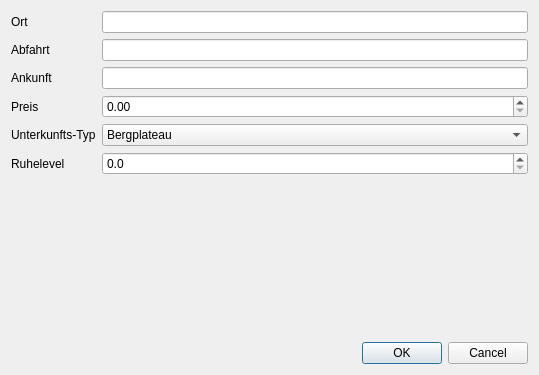
<?xml version="1.0" encoding="UTF-8"?>
<ui version="4.0">
 <class>NachtlagerDialog</class>
 <widget class="QDialog" name="NachtlagerDialog">
  <property name="geometry">
   <rect>
    <x>0</x>
    <y>0</y>
    <width>539</width>
    <height>375</height>
   </rect>
  </property>
  <property name="windowTitle">
   <string>Nachtlager bearbeiten</string>
  </property>
  <layout class="QVBoxLayout" name="verticalLayout">
   <item>
    <layout class="QFormLayout" name="formLayout">
     <item row="0" column="0">
      <widget class="QLabel" name="labelOrt">
       <property name="text">
        <string>Ort</string>
       </property>
      </widget>
     </item>
     <item row="0" column="1">
      <widget class="QLineEdit" name="lineEditOrt"/>
     </item>
     <item row="1" column="0">
      <widget class="QLabel" name="labelAbfahrt">
       <property name="text">
        <string>Abfahrt</string>
       </property>
      </widget>
     </item>
     <item row="1" column="1">
      <widget class="QLineEdit" name="lineEditAbfahrt"/>
     </item>
     <item row="2" column="0">
      <widget class="QLabel" name="labelAnkunft">
       <property name="text">
        <string>Ankunft</string>
       </property>
      </widget>
     </item>
     <item row="2" column="1">
      <widget class="QLineEdit" name="lineEditAnkunft"/>
     </item>
     <item row="3" column="0">
      <widget class="QLabel" name="labelPreis">
       <property name="text">
        <string>Preis</string>
       </property>
      </widget>
     </item>
     <item row="3" column="1">
      <widget class="QDoubleSpinBox" name="doubleSpinBoxPreis">
       <property name="decimals">
        <number>2</number>
       </property>
       <property name="maximum">
        <double>10000.000000000000000</double>
       </property>
      </widget>
     </item>
     <item row="4" column="0">
      <widget class="QLabel" name="labelUnterkunft">
       <property name="text">
        <string>Unterkunfts-Typ</string>
       </property>
      </widget>
     </item>
     <item row="4" column="1">
      <widget class="QComboBox" name="comboBoxUnterkunft">
       <item>
        <property name="text">
         <string>Bergplateau</string>
        </property>
       </item>
       <item>
        <property name="text">
         <string>Höhle</string>
        </property>
       </item>
       <item>
        <property name="text">
         <string>Baumkrone</string>
        </property>
       </item>
      </widget>
     </item>
     <item row="5" column="0">
      <widget class="QLabel" name="labelRuhelevel">
       <property name="text">
        <string>Ruhelevel</string>
       </property>
      </widget>
     </item>
     <item row="5" column="1">
      <widget class="QDoubleSpinBox" name="doubleSpinBoxRuhelevel">
       <property name="decimals">
        <number>1</number>
       </property>
       <property name="minimum">
        <double>0.000000000000000</double>
       </property>
       <property name="maximum">
        <double>10.000000000000000</double>
       </property>
       <property name="singleStep">
        <double>0.100000000000000</double>
       </property>
      </widget>
     </item>
    </layout>
   </item>
   <item>
    <widget class="QDialogButtonBox" name="buttonBox">
     <property name="orientation">
      <enum>Qt::Orientation::Horizontal</enum>
     </property>
     <property name="standardButtons">
      <set>QDialogButtonBox::StandardButton::Cancel|QDialogButtonBox::StandardButton::Ok</set>
     </property>
    </widget>
   </item>
  </layout>
 </widget>
 <resources/>
 <connections/>
</ui>
